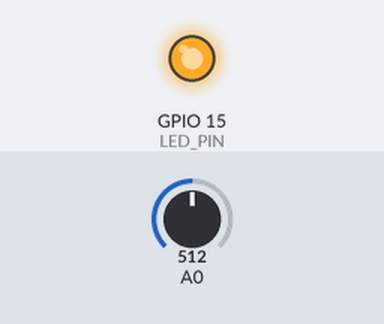
This sketch was run on a simulated ESP8266 (NodeMCU). Shown: output pins drawn as LEDs (lit = HIGH). Inputs (shaded band) come from the test bench; at power-on: A0 = 512 (analog values on the 0–1023 scale). What the sketch prints to the serial monitor is not drawn.

Above: at 1.1 s.
At 2.1 s:
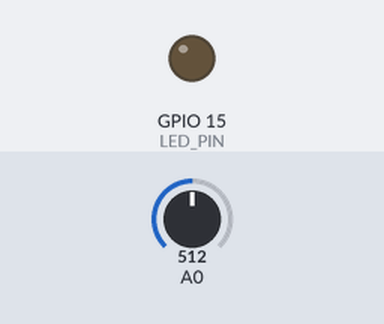
Timing chart, 0 to 3.6 s (numbered marks = the images above):
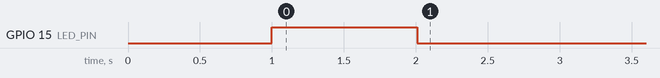

Measured:
- by itself, GPIO 15 (LED_PIN): HIGH → LOW at 2.0 s

The sketch:

feedfoward_controller.ino
```cpp
#include <math.h>

const int LED_PIN = 15;
const float DAC_RANGE = 4096.0;
const float samp_time {10}; //10ms
float reference {10.0};
float staticalGain;
float externalIlluminance;
String inString = ""; // string to hold input

void setup() {
  Serial.begin(115200);
  analogReadResolution(12); //default is 10
  analogWriteFreq(60000); //60KHz, about max
  analogWriteRange(DAC_RANGE); //100% duty cycle
  calibrateStaticGain();
}

void loop() {
  while (Serial.available() > 0) {
    int inChar = Serial.read();
    if (isDigit(inChar)) {
      inString += (char)inChar;
    }
    if (inChar == '\n') { //got newline, now process input
      reference = float(inString.toInt()); // print value
      inString = "";

    }
  }
  int read_adc = analogRead(A0);
  float y = adc2lux(read_adc);
  Serial.print(reference);
  Serial.print(" ");
  Serial.print(0);
  Serial.print(" ");
  Serial.print(100);
  Serial.print(" ");
  Serial.println(y);
  delay(samp_time);
  FeedforwardControl();
}
void FeedforwardControl(){
  float dc = reference/staticalGain;
  float u = dc * DAC_RANGE;
  int pwm = int(u);
  analogWrite(LED_PIN, pwm);
}


void calibrateStaticGain(){
  analogWrite(LED_PIN, 0);
  delay(1000);
  float read_adc = analogRead(A0);
  externalIlluminance = adc2lux(read_adc);
  analogWrite(LED_PIN, DAC_RANGE);
  delay(1000);
  read_adc = analogRead(A0);
  staticalGain = adc2lux(read_adc)-externalIlluminance;
}

float adc2lux(int adc){
  float a = (3.3/4096.0*float(adc));
  float luxResistor = (3.3-a)*10000.0/a;
  float lux = pow(10.0, (log10(luxResistor)-6.2)/-0.86);
  return lux;
}
```
